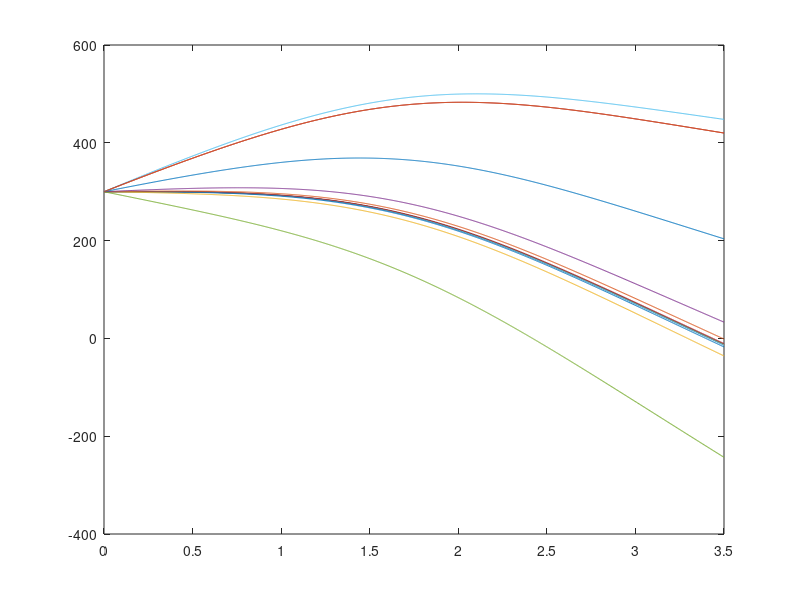

Write the MATLAB code that produced this figure.
function shooting_method
clc
clear all
x=1.5
x1=fzero(@solver, x)

end

% 0.015006794813450   4.683464566982176

function F = solver(x)
    options=odeset('RelTol', 10e-14, 'AbsTol', [1e-16, 1e-16]);
    [t, u]=ode45(@equation, [0 3.5], [300 x], options);
    s=length(t);
    F=u(s, 1)-420;
    
    u(s, 1);
    figure(1)
    plot(t, u(:,1))
    
    disp([t u(:,1)])
    hold on;
end


function du = equation(t, u)
    du=zeros(2,1);
    du(1)=u(2);
    du(2)=-250*exp(-(t-3.5/2).^2)/(2+t/6)-(1/6)*u(2)/(2+t/6);
end